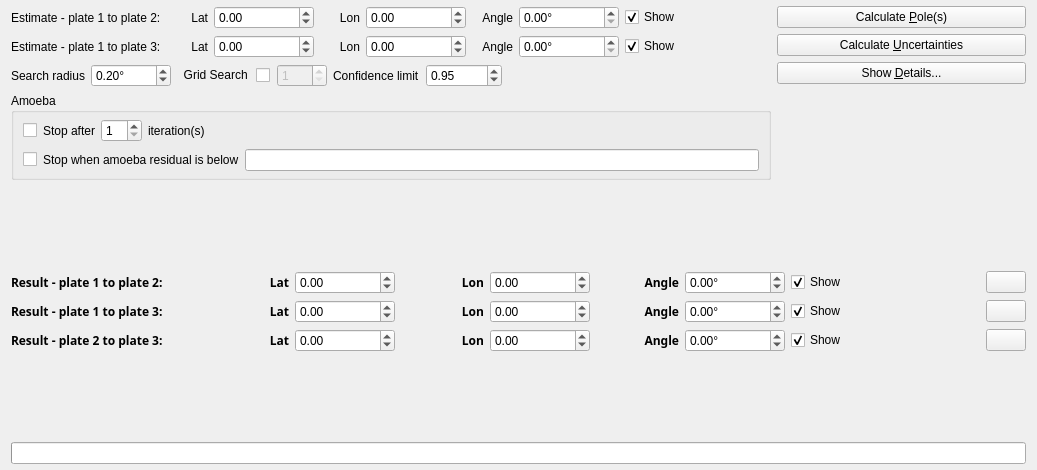
<?xml version="1.0" encoding="UTF-8"?>
<ui version="4.0">
 <class>HellingerFitWidget</class>
 <widget class="QWidget" name="HellingerFitWidget">
  <property name="geometry">
   <rect>
    <x>0</x>
    <y>0</y>
    <width>1037</width>
    <height>470</height>
   </rect>
  </property>
  <property name="windowTitle">
   <string>Form</string>
  </property>
  <layout class="QGridLayout" name="gridLayout_2">
   <property name="topMargin">
    <number>6</number>
   </property>
   <property name="bottomMargin">
    <number>6</number>
   </property>
   <property name="verticalSpacing">
    <number>6</number>
   </property>
   <item row="0" column="3" rowspan="3">
    <layout class="QVBoxLayout" name="verticalLayout_3">
     <item>
      <widget class="QPushButton" name="button_calculate_fit">
       <property name="toolTip">
        <string>Calculate the best-fitting pole</string>
       </property>
       <property name="text">
        <string>Calculate &amp;Pole(s)</string>
       </property>
       <property name="autoDefault">
        <bool>false</bool>
       </property>
      </widget>
     </item>
     <item>
      <widget class="QPushButton" name="button_calculate_uncertainties">
       <property name="minimumSize">
        <size>
         <width>180</width>
         <height>0</height>
        </size>
       </property>
       <property name="toolTip">
        <string>Calculate uncertainties associated with the best-fitting pole</string>
       </property>
       <property name="text">
        <string>Calculate &amp;Uncertainties</string>
       </property>
       <property name="autoDefault">
        <bool>false</bool>
       </property>
      </widget>
     </item>
     <item>
      <widget class="QPushButton" name="button_show_details">
       <property name="minimumSize">
        <size>
         <width>108</width>
         <height>0</height>
        </size>
       </property>
       <property name="toolTip">
        <string>Show details of the fit and uncertainties</string>
       </property>
       <property name="text">
        <string>Show &amp;Details...</string>
       </property>
       <property name="autoDefault">
        <bool>false</bool>
       </property>
      </widget>
     </item>
    </layout>
   </item>
   <item row="4" column="1">
    <spacer name="verticalSpacer">
     <property name="orientation">
      <enum>Qt::Vertical</enum>
     </property>
     <property name="sizeHint" stdset="0">
      <size>
       <width>20</width>
       <height>40</height>
      </size>
     </property>
    </spacer>
   </item>
   <item row="8" column="2">
    <spacer name="verticalSpacer_2">
     <property name="orientation">
      <enum>Qt::Vertical</enum>
     </property>
     <property name="sizeHint" stdset="0">
      <size>
       <width>20</width>
       <height>40</height>
      </size>
     </property>
    </spacer>
   </item>
   <item row="5" column="0" colspan="4">
    <layout class="QHBoxLayout" name="horizontalLayout_8">
     <item>
      <widget class="QLabel" name="label_result_12">
       <property name="font">
        <font>
         <family>Sans Serif</family>
         <weight>75</weight>
         <bold>true</bold>
        </font>
       </property>
       <property name="text">
        <string>Result - plate 1 to plate 2:</string>
       </property>
      </widget>
     </item>
     <item>
      <layout class="QHBoxLayout" name="horizontalLayout_22">
       <item>
        <widget class="QLabel" name="label_result_lat_12">
         <property name="font">
          <font>
           <family>Sans Serif</family>
           <weight>75</weight>
           <bold>true</bold>
          </font>
         </property>
         <property name="text">
          <string>Lat</string>
         </property>
         <property name="alignment">
          <set>Qt::AlignRight|Qt::AlignTrailing|Qt::AlignVCenter</set>
         </property>
        </widget>
       </item>
       <item>
        <widget class="QDoubleSpinBox" name="spinbox_result_lat_12">
         <property name="enabled">
          <bool>true</bool>
         </property>
         <property name="minimumSize">
          <size>
           <width>100</width>
           <height>0</height>
          </size>
         </property>
         <property name="decimals">
          <number>2</number>
         </property>
         <property name="minimum">
          <double>-90.000000000000000</double>
         </property>
         <property name="maximum">
          <double>90.000000000000000</double>
         </property>
        </widget>
       </item>
      </layout>
     </item>
     <item>
      <layout class="QHBoxLayout" name="horizontalLayout_23">
       <item>
        <widget class="QLabel" name="label_result_lon_12">
         <property name="font">
          <font>
           <family>Sans Serif</family>
           <weight>75</weight>
           <bold>true</bold>
          </font>
         </property>
         <property name="text">
          <string>Lon</string>
         </property>
         <property name="alignment">
          <set>Qt::AlignRight|Qt::AlignTrailing|Qt::AlignVCenter</set>
         </property>
        </widget>
       </item>
       <item>
        <widget class="QDoubleSpinBox" name="spinbox_result_lon_12">
         <property name="enabled">
          <bool>true</bool>
         </property>
         <property name="minimumSize">
          <size>
           <width>100</width>
           <height>0</height>
          </size>
         </property>
         <property name="decimals">
          <number>2</number>
         </property>
         <property name="minimum">
          <double>-360.000000000000000</double>
         </property>
         <property name="maximum">
          <double>360.000000000000000</double>
         </property>
        </widget>
       </item>
      </layout>
     </item>
     <item>
      <layout class="QHBoxLayout" name="horizontalLayout_5">
       <item>
        <widget class="QLabel" name="label_result_angle_12">
         <property name="font">
          <font>
           <family>Sans Serif</family>
           <weight>75</weight>
           <bold>true</bold>
          </font>
         </property>
         <property name="text">
          <string>Angle</string>
         </property>
         <property name="alignment">
          <set>Qt::AlignRight|Qt::AlignTrailing|Qt::AlignVCenter</set>
         </property>
        </widget>
       </item>
       <item>
        <widget class="QDoubleSpinBox" name="spinbox_result_angle_12">
         <property name="enabled">
          <bool>true</bool>
         </property>
         <property name="minimumSize">
          <size>
           <width>100</width>
           <height>0</height>
          </size>
         </property>
         <property name="suffix">
          <string>°</string>
         </property>
         <property name="decimals">
          <number>2</number>
         </property>
         <property name="minimum">
          <double>-360.000000000000000</double>
         </property>
         <property name="maximum">
          <double>360.000000000000000</double>
         </property>
        </widget>
       </item>
      </layout>
     </item>
     <item>
      <widget class="QCheckBox" name="checkbox_show_result_12">
       <property name="minimumSize">
        <size>
         <width>75</width>
         <height>0</height>
        </size>
       </property>
       <property name="toolTip">
        <string>Show the pole result on the canvas</string>
       </property>
       <property name="text">
        <string>Show</string>
       </property>
       <property name="checked">
        <bool>true</bool>
       </property>
      </widget>
     </item>
     <item>
      <widget class="QPushButton" name="button_clipboard_12">
       <property name="sizePolicy">
        <sizepolicy hsizetype="Fixed" vsizetype="Fixed">
         <horstretch>0</horstretch>
         <verstretch>0</verstretch>
        </sizepolicy>
       </property>
       <property name="toolTip">
        <string>Copy to clipboard</string>
       </property>
       <property name="text">
        <string/>
       </property>
       <property name="icon">
        <iconset resource="../qt-resources/qt_widgets.qrc">
         <normaloff>:/gnome_clipboard_16.png</normaloff>:/gnome_clipboard_16.png</iconset>
       </property>
      </widget>
     </item>
    </layout>
   </item>
   <item row="6" column="0" colspan="4">
    <layout class="QHBoxLayout" name="horizontalLayout_26">
     <item>
      <widget class="QLabel" name="label_result_13">
       <property name="font">
        <font>
         <family>Sans Serif</family>
         <weight>75</weight>
         <bold>true</bold>
        </font>
       </property>
       <property name="text">
        <string>Result - plate 1 to plate 3:</string>
       </property>
      </widget>
     </item>
     <item>
      <layout class="QHBoxLayout" name="horizontalLayout_27">
       <item>
        <widget class="QLabel" name="label_result_lat_13">
         <property name="font">
          <font>
           <family>Sans Serif</family>
           <weight>75</weight>
           <bold>true</bold>
          </font>
         </property>
         <property name="text">
          <string>Lat</string>
         </property>
         <property name="alignment">
          <set>Qt::AlignRight|Qt::AlignTrailing|Qt::AlignVCenter</set>
         </property>
        </widget>
       </item>
       <item>
        <widget class="QDoubleSpinBox" name="spinbox_result_lat_13">
         <property name="enabled">
          <bool>true</bool>
         </property>
         <property name="minimumSize">
          <size>
           <width>100</width>
           <height>0</height>
          </size>
         </property>
         <property name="decimals">
          <number>2</number>
         </property>
         <property name="minimum">
          <double>-90.000000000000000</double>
         </property>
         <property name="maximum">
          <double>90.000000000000000</double>
         </property>
        </widget>
       </item>
      </layout>
     </item>
     <item>
      <layout class="QHBoxLayout" name="horizontalLayout_28">
       <item>
        <widget class="QLabel" name="label_result_lon_13">
         <property name="font">
          <font>
           <family>Sans Serif</family>
           <weight>75</weight>
           <bold>true</bold>
          </font>
         </property>
         <property name="text">
          <string>Lon</string>
         </property>
         <property name="alignment">
          <set>Qt::AlignRight|Qt::AlignTrailing|Qt::AlignVCenter</set>
         </property>
        </widget>
       </item>
       <item>
        <widget class="QDoubleSpinBox" name="spinbox_result_lon_13">
         <property name="enabled">
          <bool>true</bool>
         </property>
         <property name="minimumSize">
          <size>
           <width>100</width>
           <height>0</height>
          </size>
         </property>
         <property name="decimals">
          <number>2</number>
         </property>
         <property name="minimum">
          <double>-360.000000000000000</double>
         </property>
         <property name="maximum">
          <double>360.000000000000000</double>
         </property>
        </widget>
       </item>
      </layout>
     </item>
     <item>
      <layout class="QHBoxLayout" name="horizontalLayout_29">
       <item>
        <widget class="QLabel" name="label_result_angle_13">
         <property name="font">
          <font>
           <family>Sans Serif</family>
           <weight>75</weight>
           <bold>true</bold>
          </font>
         </property>
         <property name="text">
          <string>Angle</string>
         </property>
         <property name="alignment">
          <set>Qt::AlignRight|Qt::AlignTrailing|Qt::AlignVCenter</set>
         </property>
        </widget>
       </item>
       <item>
        <widget class="QDoubleSpinBox" name="spinbox_result_angle_13">
         <property name="enabled">
          <bool>true</bool>
         </property>
         <property name="minimumSize">
          <size>
           <width>100</width>
           <height>0</height>
          </size>
         </property>
         <property name="suffix">
          <string>°</string>
         </property>
         <property name="decimals">
          <number>2</number>
         </property>
         <property name="minimum">
          <double>-360.000000000000000</double>
         </property>
         <property name="maximum">
          <double>360.000000000000000</double>
         </property>
        </widget>
       </item>
      </layout>
     </item>
     <item>
      <widget class="QCheckBox" name="checkbox_show_result_13">
       <property name="minimumSize">
        <size>
         <width>75</width>
         <height>0</height>
        </size>
       </property>
       <property name="toolTip">
        <string>Show the pole result on the canvas</string>
       </property>
       <property name="text">
        <string>Show</string>
       </property>
       <property name="checked">
        <bool>true</bool>
       </property>
      </widget>
     </item>
     <item>
      <widget class="QPushButton" name="button_clipboard_13">
       <property name="sizePolicy">
        <sizepolicy hsizetype="Fixed" vsizetype="Fixed">
         <horstretch>0</horstretch>
         <verstretch>0</verstretch>
        </sizepolicy>
       </property>
       <property name="toolTip">
        <string>Copy to clipboard</string>
       </property>
       <property name="text">
        <string/>
       </property>
       <property name="icon">
        <iconset resource="../qt-resources/qt_widgets.qrc">
         <normaloff>:/gnome_clipboard_16.png</normaloff>:/gnome_clipboard_16.png</iconset>
       </property>
      </widget>
     </item>
    </layout>
   </item>
   <item row="7" column="0" colspan="4">
    <layout class="QHBoxLayout" name="horizontalLayout_30">
     <item>
      <widget class="QLabel" name="label_result_23">
       <property name="font">
        <font>
         <family>Sans Serif</family>
         <weight>75</weight>
         <bold>true</bold>
        </font>
       </property>
       <property name="text">
        <string>Result - plate 2 to plate 3:</string>
       </property>
      </widget>
     </item>
     <item>
      <layout class="QHBoxLayout" name="horizontalLayout_31">
       <item>
        <widget class="QLabel" name="label_result_lat_23">
         <property name="font">
          <font>
           <family>Sans Serif</family>
           <weight>75</weight>
           <bold>true</bold>
          </font>
         </property>
         <property name="text">
          <string>Lat</string>
         </property>
         <property name="alignment">
          <set>Qt::AlignRight|Qt::AlignTrailing|Qt::AlignVCenter</set>
         </property>
        </widget>
       </item>
       <item>
        <widget class="QDoubleSpinBox" name="spinbox_result_lat_23">
         <property name="enabled">
          <bool>true</bool>
         </property>
         <property name="minimumSize">
          <size>
           <width>100</width>
           <height>0</height>
          </size>
         </property>
         <property name="decimals">
          <number>2</number>
         </property>
         <property name="minimum">
          <double>-90.000000000000000</double>
         </property>
         <property name="maximum">
          <double>90.000000000000000</double>
         </property>
        </widget>
       </item>
      </layout>
     </item>
     <item>
      <layout class="QHBoxLayout" name="horizontalLayout_32">
       <item>
        <widget class="QLabel" name="label_result_lon_23">
         <property name="font">
          <font>
           <family>Sans Serif</family>
           <weight>75</weight>
           <bold>true</bold>
          </font>
         </property>
         <property name="text">
          <string>Lon</string>
         </property>
         <property name="alignment">
          <set>Qt::AlignRight|Qt::AlignTrailing|Qt::AlignVCenter</set>
         </property>
        </widget>
       </item>
       <item>
        <widget class="QDoubleSpinBox" name="spinbox_result_lon_23">
         <property name="enabled">
          <bool>true</bool>
         </property>
         <property name="minimumSize">
          <size>
           <width>100</width>
           <height>0</height>
          </size>
         </property>
         <property name="decimals">
          <number>2</number>
         </property>
         <property name="minimum">
          <double>-360.000000000000000</double>
         </property>
         <property name="maximum">
          <double>360.000000000000000</double>
         </property>
        </widget>
       </item>
      </layout>
     </item>
     <item>
      <layout class="QHBoxLayout" name="horizontalLayout_33">
       <item>
        <widget class="QLabel" name="label_result_angle_23">
         <property name="font">
          <font>
           <family>Sans Serif</family>
           <weight>75</weight>
           <bold>true</bold>
          </font>
         </property>
         <property name="text">
          <string>Angle</string>
         </property>
         <property name="alignment">
          <set>Qt::AlignRight|Qt::AlignTrailing|Qt::AlignVCenter</set>
         </property>
        </widget>
       </item>
       <item>
        <widget class="QDoubleSpinBox" name="spinbox_result_angle_23">
         <property name="enabled">
          <bool>true</bool>
         </property>
         <property name="minimumSize">
          <size>
           <width>100</width>
           <height>0</height>
          </size>
         </property>
         <property name="suffix">
          <string>°</string>
         </property>
         <property name="decimals">
          <number>2</number>
         </property>
         <property name="minimum">
          <double>-360.000000000000000</double>
         </property>
         <property name="maximum">
          <double>360.000000000000000</double>
         </property>
        </widget>
       </item>
      </layout>
     </item>
     <item>
      <widget class="QCheckBox" name="checkbox_show_result_23">
       <property name="minimumSize">
        <size>
         <width>75</width>
         <height>0</height>
        </size>
       </property>
       <property name="toolTip">
        <string>Show the pole result on the canvas</string>
       </property>
       <property name="text">
        <string>Show</string>
       </property>
       <property name="checked">
        <bool>true</bool>
       </property>
      </widget>
     </item>
     <item>
      <widget class="QPushButton" name="button_clipboard_23">
       <property name="sizePolicy">
        <sizepolicy hsizetype="Fixed" vsizetype="Fixed">
         <horstretch>0</horstretch>
         <verstretch>0</verstretch>
        </sizepolicy>
       </property>
       <property name="toolTip">
        <string>Copy to clipboard</string>
       </property>
       <property name="text">
        <string/>
       </property>
       <property name="icon">
        <iconset resource="../qt-resources/qt_widgets.qrc">
         <normaloff>:/gnome_clipboard_16.png</normaloff>:/gnome_clipboard_16.png</iconset>
       </property>
      </widget>
     </item>
    </layout>
   </item>
   <item row="9" column="0" colspan="4">
    <widget class="QProgressBar" name="progress_bar">
     <property name="value">
      <number>0</number>
     </property>
     <property name="textVisible">
      <bool>false</bool>
     </property>
    </widget>
   </item>
   <item row="0" column="0" colspan="3">
    <layout class="QHBoxLayout" name="layout_estimate_plate_1_2">
     <item>
      <widget class="QLabel" name="label_estimate_12">
       <property name="text">
        <string>Estimate - plate 1 to plate 2:</string>
       </property>
      </widget>
     </item>
     <item>
      <layout class="QHBoxLayout" name="horizontalLayout_2">
       <item>
        <widget class="QLabel" name="label_lat_estimate_12">
         <property name="text">
          <string>Lat</string>
         </property>
         <property name="alignment">
          <set>Qt::AlignRight|Qt::AlignTrailing|Qt::AlignVCenter</set>
         </property>
        </widget>
       </item>
       <item>
        <widget class="QDoubleSpinBox" name="spinbox_lat_estimate_12">
         <property name="minimumSize">
          <size>
           <width>100</width>
           <height>0</height>
          </size>
         </property>
         <property name="toolTip">
          <string>Latitude of initial pole estimate</string>
         </property>
         <property name="minimum">
          <double>-90.000000000000000</double>
         </property>
         <property name="maximum">
          <double>90.000000000000000</double>
         </property>
        </widget>
       </item>
      </layout>
     </item>
     <item>
      <layout class="QHBoxLayout" name="horizontalLayout_6">
       <item>
        <widget class="QLabel" name="label_lon_estimate_12">
         <property name="text">
          <string>Lon</string>
         </property>
         <property name="alignment">
          <set>Qt::AlignRight|Qt::AlignTrailing|Qt::AlignVCenter</set>
         </property>
        </widget>
       </item>
       <item>
        <widget class="QDoubleSpinBox" name="spinbox_lon_estimate_12">
         <property name="minimumSize">
          <size>
           <width>100</width>
           <height>0</height>
          </size>
         </property>
         <property name="toolTip">
          <string>Longitude of initial pole estimate</string>
         </property>
         <property name="minimum">
          <double>-360.000000000000000</double>
         </property>
         <property name="maximum">
          <double>360.000000000000000</double>
         </property>
        </widget>
       </item>
      </layout>
     </item>
     <item>
      <layout class="QHBoxLayout" name="horizontalLayout_16">
       <item>
        <widget class="QLabel" name="label_rho_estimate_12">
         <property name="text">
          <string>Angle</string>
         </property>
         <property name="alignment">
          <set>Qt::AlignRight|Qt::AlignTrailing|Qt::AlignVCenter</set>
         </property>
        </widget>
       </item>
       <item>
        <widget class="QDoubleSpinBox" name="spinbox_rho_estimate_12">
         <property name="minimumSize">
          <size>
           <width>100</width>
           <height>0</height>
          </size>
         </property>
         <property name="toolTip">
          <string>Rotation angle estimate</string>
         </property>
         <property name="suffix">
          <string>°</string>
         </property>
         <property name="maximum">
          <double>180.000000000000000</double>
         </property>
        </widget>
       </item>
      </layout>
     </item>
     <item>
      <widget class="QCheckBox" name="checkbox_show_estimate_12">
       <property name="minimumSize">
        <size>
         <width>75</width>
         <height>0</height>
        </size>
       </property>
       <property name="toolTip">
        <string>Show the pole estimate on the canvas</string>
       </property>
       <property name="text">
        <string>Show </string>
       </property>
       <property name="checked">
        <bool>true</bool>
       </property>
      </widget>
     </item>
    </layout>
   </item>
   <item row="1" column="0" colspan="3">
    <layout class="QHBoxLayout" name="layout_estimate_plate_13">
     <item>
      <widget class="QLabel" name="label_estimate_13">
       <property name="text">
        <string>Estimate - plate 1 to plate 3:</string>
       </property>
      </widget>
     </item>
     <item>
      <layout class="QHBoxLayout" name="horizontalLayout_3">
       <item>
        <widget class="QLabel" name="label_lat_estimate_13">
         <property name="text">
          <string>Lat</string>
         </property>
         <property name="alignment">
          <set>Qt::AlignRight|Qt::AlignTrailing|Qt::AlignVCenter</set>
         </property>
        </widget>
       </item>
       <item>
        <widget class="QDoubleSpinBox" name="spinbox_lat_estimate_13">
         <property name="minimumSize">
          <size>
           <width>100</width>
           <height>0</height>
          </size>
         </property>
         <property name="toolTip">
          <string>Latitude of initial pole estimate</string>
         </property>
         <property name="minimum">
          <double>-90.000000000000000</double>
         </property>
         <property name="maximum">
          <double>90.000000000000000</double>
         </property>
        </widget>
       </item>
      </layout>
     </item>
     <item>
      <layout class="QHBoxLayout" name="horizontalLayout_7">
       <item>
        <widget class="QLabel" name="label_lon_estimate_13">
         <property name="text">
          <string>Lon</string>
         </property>
         <property name="alignment">
          <set>Qt::AlignRight|Qt::AlignTrailing|Qt::AlignVCenter</set>
         </property>
        </widget>
       </item>
       <item>
        <widget class="QDoubleSpinBox" name="spinbox_lon_estimate_13">
         <property name="minimumSize">
          <size>
           <width>100</width>
           <height>0</height>
          </size>
         </property>
         <property name="toolTip">
          <string>Longitude of initial pole estimate</string>
         </property>
         <property name="minimum">
          <double>-360.000000000000000</double>
         </property>
         <property name="maximum">
          <double>360.000000000000000</double>
         </property>
        </widget>
       </item>
      </layout>
     </item>
     <item>
      <layout class="QHBoxLayout" name="horizontalLayout_25">
       <item>
        <widget class="QLabel" name="label_rho_estimate_13">
         <property name="text">
          <string>Angle</string>
         </property>
         <property name="alignment">
          <set>Qt::AlignRight|Qt::AlignTrailing|Qt::AlignVCenter</set>
         </property>
        </widget>
       </item>
       <item>
        <widget class="QDoubleSpinBox" name="spinbox_rho_estimate_13">
         <property name="minimumSize">
          <size>
           <width>100</width>
           <height>0</height>
          </size>
         </property>
         <property name="toolTip">
          <string>Rotation angle estimate</string>
         </property>
         <property name="suffix">
          <string>°</string>
         </property>
         <property name="maximum">
          <double>180.000000000000000</double>
         </property>
        </widget>
       </item>
      </layout>
     </item>
     <item>
      <widget class="QCheckBox" name="checkbox_show_estimate_13">
       <property name="minimumSize">
        <size>
         <width>75</width>
         <height>0</height>
        </size>
       </property>
       <property name="toolTip">
        <string>Show the pole estimate on the canvas</string>
       </property>
       <property name="text">
        <string>Show </string>
       </property>
       <property name="checked">
        <bool>true</bool>
       </property>
      </widget>
     </item>
    </layout>
   </item>
   <item row="2" column="0" colspan="3">
    <layout class="QHBoxLayout" name="horizontalLayout_17">
     <item>
      <layout class="QHBoxLayout" name="horizontalLayout_18">
       <item>
        <widget class="QLabel" name="label_radius_2">
         <property name="text">
          <string>Search radius</string>
         </property>
         <property name="alignment">
          <set>Qt::AlignRight|Qt::AlignTrailing|Qt::AlignVCenter</set>
         </property>
         <property name="indent">
          <number>-1</number>
         </property>
        </widget>
       </item>
       <item>
        <widget class="QDoubleSpinBox" name="spinbox_radius">
         <property name="minimumSize">
          <size>
           <width>80</width>
           <height>0</height>
          </size>
         </property>
         <property name="toolTip">
          <string>Search radius (degrees) for fitting algorithm</string>
         </property>
         <property name="suffix">
          <string>°</string>
         </property>
         <property name="value">
          <double>0.200000000000000</double>
         </property>
        </widget>
       </item>
      </layout>
     </item>
     <item>
      <layout class="QHBoxLayout" name="horizontalLayout_19">
       <property name="spacing">
        <number>7</number>
       </property>
       <item>
        <widget class="QCheckBox" name="checkbox_grid_search">
         <property name="toolTip">
          <string>Whether or not to perform a grid search first</string>
         </property>
         <property name="layoutDirection">
          <enum>Qt::RightToLeft</enum>
         </property>
         <property name="text">
          <string>Grid Search </string>
         </property>
        </widget>
       </item>
       <item>
        <widget class="QSpinBox" name="spinbox_grid_iterations">
         <property name="enabled">
          <bool>false</bool>
         </property>
         <property name="minimumSize">
          <size>
           <width>50</width>
           <height>0</height>
          </size>
         </property>
         <property name="toolTip">
          <string>Grid search iterations</string>
         </property>
         <property name="minimum">
          <number>1</number>
         </property>
        </widget>
       </item>
      </layout>
     </item>
     <item>
      <layout class="QHBoxLayout" name="horizontalLayout_20">
       <item>
        <widget class="QLabel" name="label_2">
         <property name="maximumSize">
          <size>
           <width>120</width>
           <height>16777215</height>
          </size>
         </property>
         <property name="toolTip">
          <string>Confidence level</string>
         </property>
         <property name="text">
          <string>Confidence limit</string>
         </property>
        </widget>
       </item>
       <item>
        <widget class="QDoubleSpinBox" name="spinbox_conf_limit">
         <property name="minimumSize">
          <size>
           <width>76</width>
           <height>0</height>
          </size>
         </property>
         <property name="maximumSize">
          <size>
           <width>70</width>
           <height>16777215</height>
          </size>
         </property>
         <property name="maximum">
          <double>1.000000000000000</double>
         </property>
         <property name="singleStep">
          <double>0.100000000000000</double>
         </property>
         <property name="value">
          <double>0.950000000000000</double>
         </property>
        </widget>
       </item>
      </layout>
     </item>
     <item>
      <spacer name="horizontalSpacer_4">
       <property name="orientation">
        <enum>Qt::Horizontal</enum>
       </property>
       <property name="sizeHint" stdset="0">
        <size>
         <width>40</width>
         <height>20</height>
        </size>
       </property>
      </spacer>
     </item>
    </layout>
   </item>
   <item row="3" column="0" colspan="3">
    <widget class="QGroupBox" name="groupBox">
     <property name="title">
      <string>Amoeba</string>
     </property>
     <layout class="QGridLayout" name="gridLayout">
      <property name="topMargin">
       <number>6</number>
      </property>
      <property name="bottomMargin">
       <number>6</number>
      </property>
      <property name="horizontalSpacing">
       <number>-1</number>
      </property>
      <property name="verticalSpacing">
       <number>6</number>
      </property>
      <item row="0" column="0">
       <widget class="QCheckBox" name="checkbox_amoeba_iterations">
        <property name="sizePolicy">
         <sizepolicy hsizetype="Maximum" vsizetype="Fixed">
          <horstretch>0</horstretch>
          <verstretch>0</verstretch>
         </sizepolicy>
        </property>
        <property name="autoFillBackground">
         <bool>false</bool>
        </property>
        <property name="text">
         <string/>
        </property>
       </widget>
      </item>
      <item row="0" column="1">
       <layout class="QHBoxLayout" name="horizontalLayout">
        <item>
         <widget class="QLabel" name="label">
          <property name="text">
           <string>Stop after</string>
          </property>
         </widget>
        </item>
        <item>
         <widget class="QSpinBox" name="spinbox_amoeba_iterations">
          <property name="minimum">
           <number>1</number>
          </property>
         </widget>
        </item>
        <item>
         <widget class="QLabel" name="label_4">
          <property name="text">
           <string>iteration(s)</string>
          </property>
         </widget>
        </item>
        <item>
         <spacer name="horizontalSpacer">
          <property name="orientation">
           <enum>Qt::Horizontal</enum>
          </property>
          <property name="sizeHint" stdset="0">
           <size>
            <width>18</width>
            <height>24</height>
           </size>
          </property>
         </spacer>
        </item>
       </layout>
      </item>
      <item row="1" column="0">
       <widget class="QCheckBox" name="checkbox_amoeba_residual">
        <property name="text">
         <string/>
        </property>
       </widget>
      </item>
      <item row="1" column="1">
       <layout class="QHBoxLayout" name="horizontalLayout_4">
        <item>
         <widget class="QLabel" name="label_3">
          <property name="text">
           <string>Stop when amoeba residual is below</string>
          </property>
         </widget>
        </item>
        <item>
         <widget class="QLineEdit" name="line_edit_amoeba_tolerance"/>
        </item>
       </layout>
      </item>
     </layout>
    </widget>
   </item>
  </layout>
 </widget>
 <tabstops>
  <tabstop>spinbox_lat_estimate_12</tabstop>
  <tabstop>spinbox_lon_estimate_12</tabstop>
  <tabstop>spinbox_rho_estimate_12</tabstop>
  <tabstop>checkbox_show_estimate_12</tabstop>
  <tabstop>spinbox_lat_estimate_13</tabstop>
  <tabstop>spinbox_lon_estimate_13</tabstop>
  <tabstop>spinbox_rho_estimate_13</tabstop>
  <tabstop>checkbox_show_estimate_13</tabstop>
  <tabstop>spinbox_radius</tabstop>
  <tabstop>checkbox_grid_search</tabstop>
  <tabstop>spinbox_grid_iterations</tabstop>
  <tabstop>spinbox_conf_limit</tabstop>
  <tabstop>button_calculate_fit</tabstop>
  <tabstop>button_calculate_uncertainties</tabstop>
  <tabstop>button_show_details</tabstop>
  <tabstop>spinbox_result_lat_12</tabstop>
  <tabstop>spinbox_result_lon_12</tabstop>
  <tabstop>spinbox_result_angle_12</tabstop>
  <tabstop>checkbox_show_result_12</tabstop>
  <tabstop>button_clipboard_12</tabstop>
  <tabstop>spinbox_result_lat_13</tabstop>
  <tabstop>spinbox_result_lon_13</tabstop>
  <tabstop>spinbox_result_angle_13</tabstop>
  <tabstop>checkbox_show_result_13</tabstop>
  <tabstop>button_clipboard_13</tabstop>
  <tabstop>spinbox_result_lat_23</tabstop>
  <tabstop>spinbox_result_lon_23</tabstop>
  <tabstop>spinbox_result_angle_23</tabstop>
  <tabstop>checkbox_show_result_23</tabstop>
  <tabstop>button_clipboard_23</tabstop>
 </tabstops>
 <resources>
  <include location="../qt-resources/qt_widgets.qrc"/>
 </resources>
 <connections/>
</ui>
